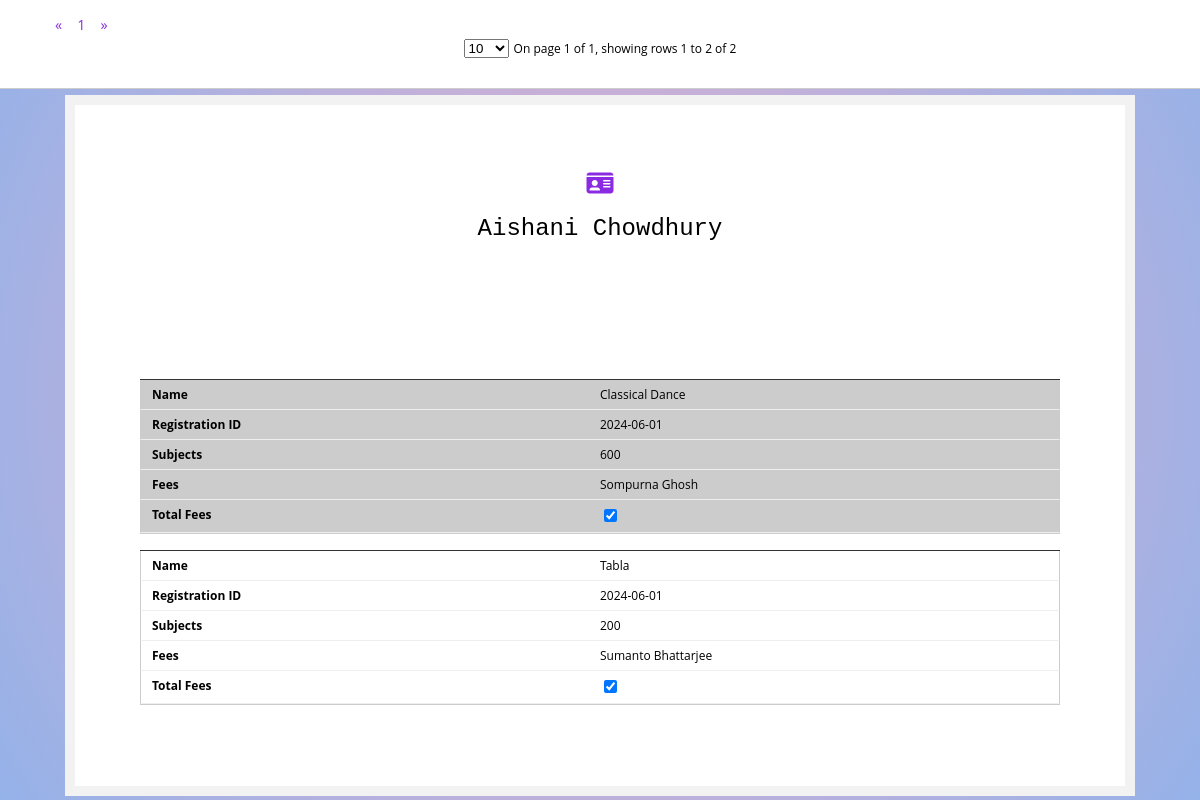
/student_list_details.php?id=259, run on the app's committed database.
### tables this page shows
CREATE TABLE `student_registration` (
  `Student_id` int(11) NOT NULL,
  `Student_name` varchar(500) NOT NULL,
  `Student_reg_no` varchar(256) NOT NULL,
  `Phone_no` varchar(255) NOT NULL,
  `Address` varchar(1000) NOT NULL,
  `Guardian_phone` varchar(255) NOT NULL,
  `Email` varchar(500) NOT NULL,
  `Gender` varchar(20) NOT NULL,
  `Joining_date` date NOT NULL,
  `Class` varchar(50) NOT NULL,
  `Date_of_birth` date NOT NULL,
  `Status` char(1) NOT NULL DEFAULT 'Y'
);

CREATE TABLE `student_activity` (
  `Activity_id` int(11) NOT NULL,
  `Student_id` int(50) NOT NULL,
  `Category_id` int(50) NOT NULL,
  `Subject_group_id` int(255) NOT NULL,
  `Subject_id` int(50) NOT NULL,
  `Actual_fees` int(50) NOT NULL,
  `Joining_date` date NOT NULL,
  `Month` varchar(20) NOT NULL,
  `Teacher_id` int(50) NOT NULL,
  `Status` char(1) NOT NULL DEFAULT 'Y'
);

CREATE TABLE `subject_master` (
  `Subject_id` int(11) NOT NULL,
  `Subject_name` varchar(500) NOT NULL,
  `Category_id` int(11) NOT NULL,
  `Subject_group_id` int(250) NOT NULL,
  `Status` varchar(25) NOT NULL
);

CREATE TABLE `teacher` (
  `Teacher_id` int(11) NOT NULL,
  `Teacher_name` varchar(255) NOT NULL,
  `Teacher_phone` varchar(10) NOT NULL,
  `Teacher_reg_id` varchar(255) NOT NULL,
  `Category_id` int(11) NOT NULL,
  `Status` char(1) NOT NULL DEFAULT 'Y'
);

### student_list_details.php (the view, shortened to what this page needs)
<?php
include("conn.php");
$id=$_REQUEST['id'];
$sql=mysqli_query($conn,"SELECT `Subject_name`,`Joining_date`,`Actual_fees`,`Teacher_name`,`student_activity`.`Status`,`Activity_id` FROM `student_activity` INNER JOIN `teacher` ON  `teacher`.`Teacher_id` = `student_activity`.`Teacher_id` INNER JOIN `subject_master` ON `subject_master`.`Subject_id`=`student_activity`.`Subject_id`  WHERE `Student_id`='$id'");
$name=mysqli_query($conn,"SELECT * FROM `student_registration` WHERE `Student_id`='$id'");
$name_arr=mysqli_fetch_array($name);
?>
<!DOCTYPE html>
<html lang="en">
<head>
    <link rel = "stylesheet" href="https://cdnjs.cloudflare.com/ajax/libs/font-awesome/6.1.1/css/all.min.css" />
    <link rel="stylesheet"  href="student_list.css">
</head>
<body>
<div class="form-box">
  <h1><a href="student_list.php"><i class="fa-sharp fa-solid fa-id-card"></i></a></h1>
  <h1><?php echo $name_arr['Student_name']; ?> </h1>
<div id="DataTable">
  <div id="table_box_bootstrap"></div>
  <table>
    <tbody class="scroll-pane">
        <?php  while($arr=mysqli_fetch_array($sql)){?>
        <tr>
            <td><?php echo $arr['Subject_name'];  ?></td>
            <td><?php echo $arr['Joining_date'];  ?></td>
            <td><?php echo $arr['Actual_fees'];  ?></td>
            <td><?php echo $arr['Teacher_name'];  ?></td>
            <td><input type="checkbox" onclick="window.location.href='sub_status.php?id=<?php echo $arr['Activity_id'] ?>&status=<?php echo $arr['Status'] ?>'" <?php if($arr['Status']=='Y') echo "checked" ?>></td>
        </tr>
        <?php } ?>
  </tbody>
</table>
</div>
        </div>
</body>
</html>

### student_list.css (style rules this page uses)
body { counter-reset: my-sec-counter; font-family: 'Open Sans', sans-serif; font-size: 12px; background: rgb(238,174,202); background: radial-gradient(circle, rgba(238,174,202,1) 0%, rgba(148,178,233,1) 100%); margin-top: 95px; }
.form-box { max-width: 800px; margin: auto; padding: 50px; background: #ffffff; border: 10px solid #f2f2f2; }
h1 { text-align: center; font-family:Arial, Helvetica, sans-serif; font: 2em "typewriter", monospace; align-self: center; }
#DataTable { position:relative; padding: 15px; box-sizing: border-box; }
table { width: 100%; border-collapse: collapse; }
td, th { padding: 6px; border: 1px solid #ccc; text-align: left; box-sizing: border-box; }
tr:nth-of-type(odd) { background: #eee; }
@media only screen 
      and (max-width: 760px), (min-device-width: 768px) 
      and (max-device-width: 1024px) { table { margin-top: 106px; } }
@media only screen 
      and (max-width: 760px), (min-device-width: 768px) 
      and (max-device-width: 1024px) { table, thead, tbody, th, td, tr { display: block; } }
@media only screen 
      and (max-width: 760px), (min-device-width: 768px) 
      and (max-device-width: 1024px) { tr { margin: 0 0 1rem 0; overflow: auto; border-bottom: 1px solid #ccc; } }
@media only screen 
      and (max-width: 760px), (min-device-width: 768px) 
      and (max-device-width: 1024px) { tbody tr:before { counter-increment: my-sec-counter; content: ""; background-color:#333; display: block; height: 1px; } }
@media only screen 
      and (max-width: 760px), (min-device-width: 768px) 
      and (max-device-width: 1024px) { tr:nth-child(odd) { background: #ccc; } }
@media only screen 
      and (max-width: 760px), (min-device-width: 768px) 
      and (max-device-width: 1024px) { td { border: none; border-bottom: 1px solid #eee; margin-right: 0%; display: block; border-right: 1px solid #ccc; border-left: 1px solid #ccc; box-sizing:border-box; } }
@media only screen 
      and (max-width: 760px), (min-device-width: 768px) 
      and (max-device-width: 1024px) { td:before { font-weight: bold; width: 50%; float:left; box-sizing:border-box; padding-left: 5px; } }
@media only screen 
      and (max-width: 760px), (min-device-width: 768px) 
      and (max-device-width: 1024px) { td:nth-of-type(1):before { content: "Name"; } }
@media only screen 
      and (max-width: 760px), (min-device-width: 768px) 
      and (max-device-width: 1024px) { td:nth-of-type(2):before { content: "Registration ID"; } }
@media only screen 
      and (max-width: 760px), (min-device-width: 768px) 
      and (max-device-width: 1024px) { td:nth-of-type(3):before { content: "Subjects"; } }
@media only screen 
      and (max-width: 760px), (min-device-width: 768px) 
      and (max-device-width: 1024px) { td:nth-of-type(4):before { content: "Fees"; } }
@media only screen 
      and (max-width: 760px), (min-device-width: 768px) 
      and (max-device-width: 1024px) { td:nth-of-type(5):before { content: "Total Fees"; } }
a { color: blueviolet; }
.form-box { max-width: 950px; margin: auto; padding: 50px; background: #ffffff; border: 10px solid #f2f2f2; }

### data on the page
student_registration: Student_name "Aishani Chowdhury"
student_activity: Subject.Subject_name "Classical Dance", Joining_date "2024-06-01", Actual_fees "600", Teacher.Teacher_name "Sompurna Ghosh", Status "☑"
student_activity: Subject.Subject_name "Tabla", Joining_date "2024-06-01", Actual_fees "200", Teacher.Teacher_name "Sumanto Bhattarjee", Status "☑"
